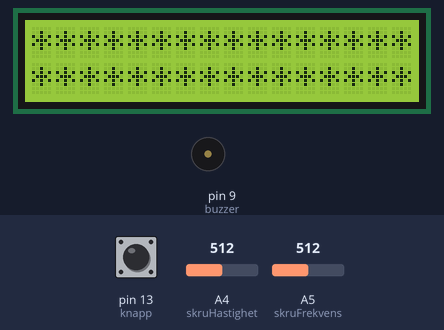
Bench run of a sketch on a simulated Arduino Uno, built with avr-gcc and run on an emulated ATmega328P. Shown: 16×2 character LCD, buzzer (waves = sounding). The inputs (shaded band) are chosen by the test bench; at power-on: A5 (skruFrekvens) = 512, A4 (skruHastighet) = 512, pin 13 (knapp) HIGH.

Above: at 5.7 s.
5.8 s: A5 (skruFrekvens) set to 0
At 11.0 s:
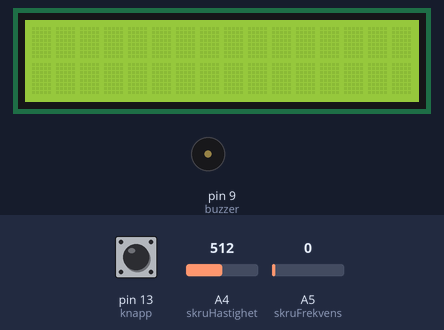
16.9 s: A4 (skruHastighet) set to 356
27.1 s: A4 (skruHastighet) set to 326
37.3 s: A5 (skruFrekvens) set to 122
At 41.4 s:
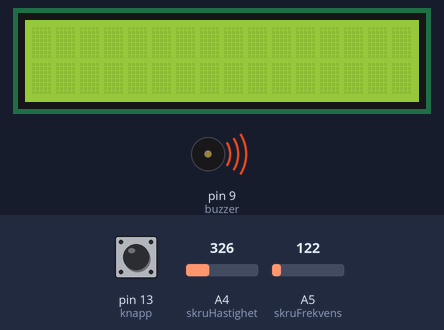
51.3 s: A4 (skruHastighet) set to 0
At 52.3 s:
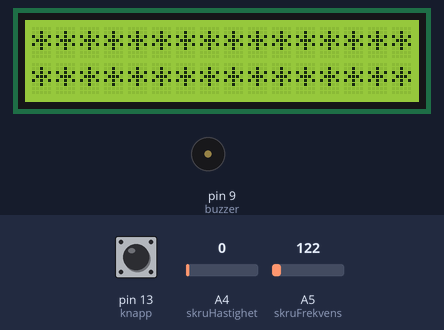
Timing chart, 0 to 54.3 s (numbered marks = the images above; inputs shaded):
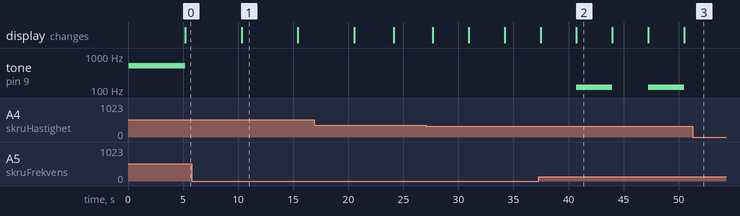

Measured:
- after the input at 5.8 s, tone on pin 9 (buzzer): stays silent (without the input it goes to 512 Hz after 4.5 s)
- after the input at 37.3 s, tone on pin 9 (buzzer): alternates 122 Hz for 3.3 s and silent for 3.3 s, starting after 3.4 s
- after the input at 51.3 s, tone on pin 9 (buzzer): stays silent (without the input it goes to 122 Hz after 2.5 s)
- what the display in image 1 shows lasts 5.1 s, from 10.3 s to 15.4 s
- what the display in image 2 shows lasts 3.3 s, from 40.7 s to 44.0 s

The sketch:

oving2.ino
```cpp
/*Buzzer*/

#include <LiquidCrystal.h>
const int buzzer = 9; //buzzer to arduino pin 9
int skruFrekvens = 5;
int skruHastighet = 4;
int volum = 0;
int val = 0;
int pause = 100;
int knapp = 13;
int kjor = 1;

LiquidCrystal lcd(12, 11, 5, 4, 3, 2);

void setup(){
 // set up the LCD's number of columns and rows:
  lcd.begin(16, 2);
  // Print a message to the LCD.
  lcd.print("*********************************************************************************************");
  pinMode(buzzer, OUTPUT); // Set buzzer - pin 9 as an output
  pinMode(kjor, INPUT);
}

void loop(){
  if (digitalRead(knapp)== LOW){
    if (kjor == 0){
      kjor = 1;
    }
    else{
      kjor = 0;
    }
  }
  if (kjor == 1){
    val = analogRead(skruFrekvens);
    // set the cursor to column 0, line 1
    // (note: line 1 is the second row, since counting begins with 0):
    pause = analogRead(skruHastighet);
    tone(buzzer, val); // Send 1KHz sound signal...
    lcd.noDisplay();
    // print the number of seconds since reset:
    delay(pause*10);
    noTone(buzzer);     // Stop sound...
    lcd.display();
    delay(pause*10);
  }
  else{
    delay(1000);
  }
}
```
